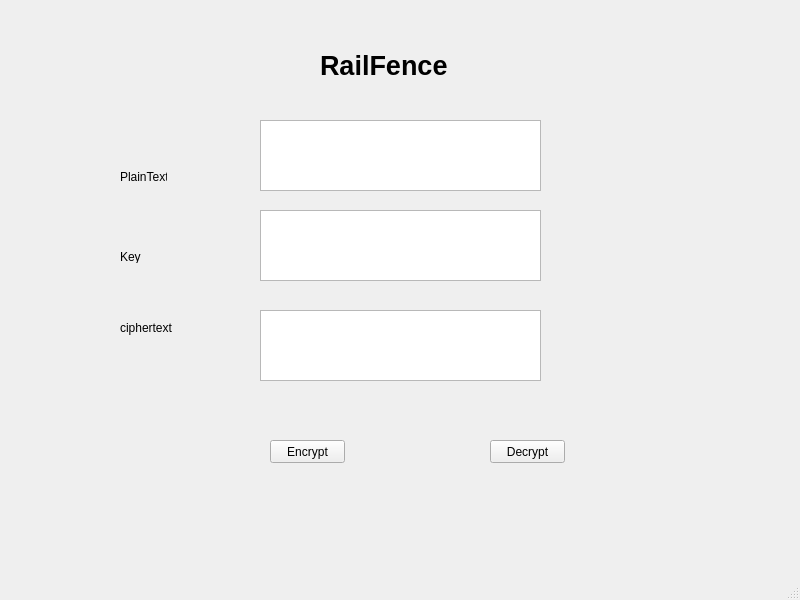
<?xml version="1.0" encoding="UTF-8"?>
<ui version="4.0">
 <class>MainWindow</class>
 <widget class="QMainWindow" name="MainWindow">
  <property name="geometry">
   <rect>
    <x>0</x>
    <y>0</y>
    <width>800</width>
    <height>600</height>
   </rect>
  </property>
  <property name="windowTitle">
   <string>MainWindow</string>
  </property>
  <widget class="QWidget" name="centralwidget">
   <widget class="QLabel" name="label">
    <property name="geometry">
     <rect>
      <x>320</x>
      <y>40</y>
      <width>211</width>
      <height>51</height>
     </rect>
    </property>
    <property name="font">
     <font>
      <pointsize>20</pointsize>
      <weight>75</weight>
      <bold>true</bold>
     </font>
    </property>
    <property name="text">
     <string>RailFence</string>
    </property>
   </widget>
   <widget class="QLabel" name="label_2">
    <property name="geometry">
     <rect>
      <x>120</x>
      <y>320</y>
      <width>81</width>
      <height>16</height>
     </rect>
    </property>
    <property name="text">
     <string>ciphertext</string>
    </property>
   </widget>
   <widget class="QLabel" name="label_3">
    <property name="geometry">
     <rect>
      <x>120</x>
      <y>250</y>
      <width>47</width>
      <height>13</height>
     </rect>
    </property>
    <property name="text">
     <string>Key</string>
    </property>
   </widget>
   <widget class="QLabel" name="label_4">
    <property name="geometry">
     <rect>
      <x>120</x>
      <y>170</y>
      <width>47</width>
      <height>13</height>
     </rect>
    </property>
    <property name="text">
     <string>PlainText</string>
    </property>
   </widget>
   <widget class="QTextEdit" name="textEdit">
    <property name="geometry">
     <rect>
      <x>260</x>
      <y>120</y>
      <width>281</width>
      <height>71</height>
     </rect>
    </property>
   </widget>
   <widget class="QTextEdit" name="textEdit_2">
    <property name="geometry">
     <rect>
      <x>260</x>
      <y>210</y>
      <width>281</width>
      <height>71</height>
     </rect>
    </property>
   </widget>
   <widget class="QTextEdit" name="textEdit_3">
    <property name="geometry">
     <rect>
      <x>260</x>
      <y>310</y>
      <width>281</width>
      <height>71</height>
     </rect>
    </property>
   </widget>
   <widget class="QPushButton" name="pushButton_2">
    <property name="geometry">
     <rect>
      <x>270</x>
      <y>440</y>
      <width>75</width>
      <height>23</height>
     </rect>
    </property>
    <property name="text">
     <string>Encrypt</string>
    </property>
   </widget>
   <widget class="QPushButton" name="pushButton_3">
    <property name="geometry">
     <rect>
      <x>490</x>
      <y>440</y>
      <width>75</width>
      <height>23</height>
     </rect>
    </property>
    <property name="text">
     <string>Decrypt</string>
    </property>
   </widget>
  </widget>
  <widget class="QMenuBar" name="menubar">
   <property name="geometry">
    <rect>
     <x>0</x>
     <y>0</y>
     <width>800</width>
     <height>21</height>
    </rect>
   </property>
  </widget>
  <widget class="QStatusBar" name="statusbar"/>
 </widget>
 <resources/>
 <connections/>
</ui>
